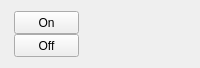
<?xml version="1.0" encoding="UTF-8"?>
<ui version="4.0">
 <class>Form</class>
 <widget class="QWidget" name="Form">
  <property name="geometry">
   <rect>
    <x>0</x>
    <y>0</y>
    <width>200</width>
    <height>68</height>
   </rect>
  </property>
  <property name="minimumSize">
   <size>
    <width>200</width>
    <height>68</height>
   </size>
  </property>
  <property name="maximumSize">
   <size>
    <width>200</width>
    <height>68</height>
   </size>
  </property>
  <property name="windowTitle">
   <string>Form</string>
  </property>
  <layout class="QHBoxLayout" name="horizontalLayout_2">
   <item>
    <layout class="QHBoxLayout" name="horizontalLayout">
     <item>
      <layout class="QVBoxLayout" name="verticalLayout">
       <property name="spacing">
        <number>0</number>
       </property>
       <item>
        <widget class="PyDMPushButton" name="PyDMPushButton">
         <property name="maximumSize">
          <size>
           <width>65</width>
           <height>50</height>
          </size>
         </property>
         <property name="toolTip">
          <string/>
         </property>
         <property name="text">
          <string>On</string>
         </property>
         <property name="rules" stdset="0">
          <string>[{&quot;name&quot;: &quot;disable&quot;, &quot;property&quot;: &quot;Enable&quot;, &quot;initial_value&quot;: &quot;&quot;, &quot;expression&quot;: &quot;ch[0]==0&quot;, &quot;channels&quot;: [{&quot;channel&quot;: &quot;ca://${AO}.VAL&quot;, &quot;trigger&quot;: true, &quot;use_enum&quot;: true}]}]</string>
         </property>
         <property name="alarmSensitiveContent" stdset="0">
          <bool>false</bool>
         </property>
         <property name="alarmSensitiveBorder" stdset="0">
          <bool>false</bool>
         </property>
         <property name="channel" stdset="0">
          <string>ca://${AO}.VAL</string>
         </property>
         <property name="passwordProtected" stdset="0">
          <bool>false</bool>
         </property>
         <property name="password" stdset="0">
          <string/>
         </property>
         <property name="protectedPassword" stdset="0">
          <string/>
         </property>
         <property name="showConfirmDialog" stdset="0">
          <bool>false</bool>
         </property>
         <property name="confirmMessage" stdset="0">
          <string>Are you sure you want to proceed?</string>
         </property>
         <property name="pressValue" stdset="0">
          <string>${VAL}</string>
         </property>
         <property name="releaseValue" stdset="0">
          <string>None</string>
         </property>
         <property name="relativeChange" stdset="0">
          <bool>false</bool>
         </property>
         <property name="writeWhenRelease" stdset="0">
          <bool>false</bool>
         </property>
        </widget>
       </item>
       <item>
        <widget class="PyDMPushButton" name="PyDMPushButton_2">
         <property name="maximumSize">
          <size>
           <width>65</width>
           <height>50</height>
          </size>
         </property>
         <property name="toolTip">
          <string/>
         </property>
         <property name="text">
          <string>Off</string>
         </property>
         <property name="rules" stdset="0">
          <string>[{&quot;name&quot;: &quot;enable&quot;, &quot;property&quot;: &quot;Enable&quot;, &quot;initial_value&quot;: &quot;&quot;, &quot;expression&quot;: &quot;ch[0]==${VAL}&quot;, &quot;channels&quot;: [{&quot;channel&quot;: &quot;ca://${AO}.VAL&quot;, &quot;trigger&quot;: true, &quot;use_enum&quot;: true}]}]</string>
         </property>
         <property name="alarmSensitiveContent" stdset="0">
          <bool>false</bool>
         </property>
         <property name="alarmSensitiveBorder" stdset="0">
          <bool>false</bool>
         </property>
         <property name="channel" stdset="0">
          <string>ca://${AO}.VAL</string>
         </property>
         <property name="passwordProtected" stdset="0">
          <bool>false</bool>
         </property>
         <property name="password" stdset="0">
          <string/>
         </property>
         <property name="protectedPassword" stdset="0">
          <string/>
         </property>
         <property name="showConfirmDialog" stdset="0">
          <bool>false</bool>
         </property>
         <property name="confirmMessage" stdset="0">
          <string>Are you sure you want to proceed?</string>
         </property>
         <property name="pressValue" stdset="0">
          <string>0</string>
         </property>
         <property name="releaseValue" stdset="0">
          <string>None</string>
         </property>
         <property name="relativeChange" stdset="0">
          <bool>false</bool>
         </property>
         <property name="writeWhenRelease" stdset="0">
          <bool>false</bool>
         </property>
        </widget>
       </item>
      </layout>
     </item>
     <item>
      <widget class="PyDMLabel" name="PyDMLabel">
       <property name="maximumSize">
        <size>
         <width>100</width>
         <height>16777215</height>
        </size>
       </property>
       <property name="toolTip">
        <string/>
       </property>
       <property name="precision" stdset="0">
        <number>0</number>
       </property>
       <property name="showUnits" stdset="0">
        <bool>true</bool>
       </property>
       <property name="precisionFromPV" stdset="0">
        <bool>true</bool>
       </property>
       <property name="alarmSensitiveContent" stdset="0">
        <bool>false</bool>
       </property>
       <property name="alarmSensitiveBorder" stdset="0">
        <bool>true</bool>
       </property>
       <property name="channel" stdset="0">
        <string>ca://${AO}.VAL</string>
       </property>
      </widget>
     </item>
    </layout>
   </item>
  </layout>
 </widget>
 <customwidgets>
  <customwidget>
   <class>PyDMLabel</class>
   <extends>QLabel</extends>
   <header>pydm.widgets.label</header>
  </customwidget>
  <customwidget>
   <class>PyDMPushButton</class>
   <extends>QPushButton</extends>
   <header>pydm.widgets.pushbutton</header>
  </customwidget>
 </customwidgets>
 <resources/>
 <connections/>
</ui>
